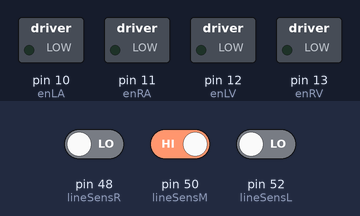
Bench run of a sketch on a simulated Arduino Mega 2560, built with avr-gcc and run on an emulated ATmega2560. Shown: switched loads named in the sketch (green lamp = pin HIGH). Dashed ring = blinking. Inputs (shaded band) come from the test bench; at power-on: pin 48 (lineSensR) LOW, pin 50 (lineSensM) HIGH, pin 52 (lineSensL) LOW.

Above: at 1.2 s.
1.3 s: pin 48 (lineSensR) driven HIGH and pin 50 (lineSensM) driven LOW and pin 52 (lineSensL) driven HIGH
At 1.7 s:
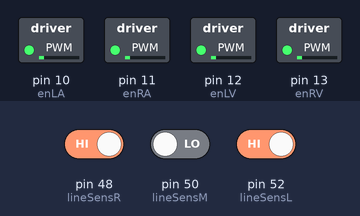
4.3 s: pin 48 (lineSensR) driven LOW
7.0 s: pin 48 (lineSensR) driven HIGH and pin 50 (lineSensM) driven HIGH
At 7.4 s:
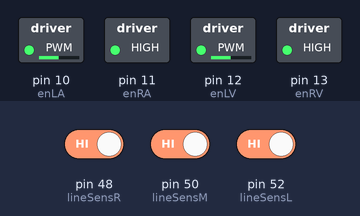
8.5 s: pin 50 (lineSensM) driven LOW
At 9.7 s:
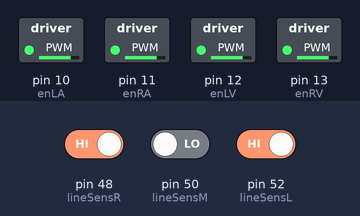
10.0 s: pin 52 (lineSensL) driven LOW
At 10.9 s:
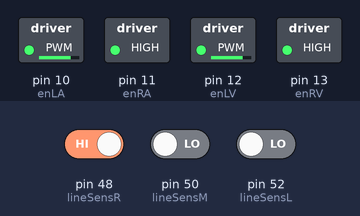
Timing chart, 0 to 12.5 s (numbered marks = the images above; inputs shaded):
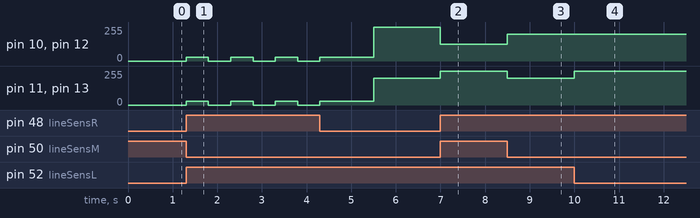

Measured:
- after the input at 1.3 s, pin 10 (enLA), pin 11 (enRA), pin 12 (enLV), pin 13 (enRV): alternates 30/255 for 0.50 s and 0/255 for 0.50 s, starting at once
- after the input at 7.0 s, pin 10 (enLA), pin 12 (enLV): 255/255 → 125/255 at once; pin 11 (enRA), pin 13 (enRV): 200/255 → 255/255 at once
- after the input at 8.5 s, pin 10 (enLA), pin 12 (enLV): 125/255 → 200/255 at once; pin 11 (enRA), pin 13 (enRV): 255/255 → 200/255 at once
- after the input at 10.0 s, pin 11 (enRA), pin 13 (enRV): 200/255 → 255/255 at once

The sketch:

Arduino-Line-Follower.ino
```cpp
/**********RoccoMathijn***********\
**********************************
***************2015***************
**********************************
**********LINE FOLLOWER***********
**********************************
\********************************/

//Motor inputs
int inp1 = 2;
int inp2 = 3;
int inp3 = 4;
int inp4 = 5;
int inp5 = 6;
int inp6 = 7;
int inp7 = 8;
int inp8 = 9;

//Engine PWM  control
int enLA  = 10;
int enRA  = 11;
int enLV  = 12;
int enRV  = 13;

//Line sensor inputs
int lineSensR = 48;
int lineSensM = 50;
int lineSensL = 52;

//PWM for motors on left side and on right side
int speedL;
int speedR;

//Direction of each motor A/B for left side. C/D for motors on right side
int directionA;
int directionB;
int directionC;
int directionD;

int lastState;

int initialize = 1;
void setup() {

Serial.begin(9600);
pinMode(lineSensR, INPUT);
pinMode(lineSensM, INPUT);
pinMode(lineSensL, INPUT);

}

void loop() {

  //Read tracking sensors
int lineSensvalR = digitalRead(lineSensR);
int lineSensvalM = digitalRead(lineSensM);
int lineSensvalL = digitalRead(lineSensL);

//Initialisation:
  while(initialize){
    countdown();
   }

//Set speed (0-255)
speedL = 200;
speedR = 200;

//Line tracking:


  if (lineSensvalL == 1 && lineSensvalM == 0 && lineSensvalR == 1){
  forward();
}
  else if (lineSensvalL == 0 && lineSensvalM == 0 && lineSensvalR == 0){
    forward();
      }
  else if (lineSensvalL == 0 && lineSensvalM == 0 && lineSensvalR == 1){
    softLeft();
    lastState = 1;
      }
  else if (lineSensvalL == 1 && lineSensvalM == 0 && lineSensvalR == 0){
    softRight();
    lastState = 2;
      }
  else if (lineSensvalL == 1 && lineSensvalM == 1 && lineSensvalR == 0){
    mediumRight();
  }
  else if (lineSensvalL == 0 && lineSensvalM == 1 && lineSensvalR == 1){
    mediumLeft();
  }
  else if (lineSensvalL == 1 && lineSensvalM == 1 && lineSensvalR == 1){
        if (lastState == 1){
          while(digitalRead(lineSensM) == 1){
          hardLeft();
          }
        }
        else if (lastState == 2){
          while(digitalRead(lineSensM) == 1){
          hardRight();
          }

        }
    }
  else stopCar();

//Debugging:
//Serial.println(lineSensvalR);
//Serial.println(lineSensvalM);
//Serial.println(lineSensvalL);
//Serial.println(lastState);

}

void forward(){
  wheelsLeft(speedL, 1, 0);
  wheelsRight(speedR, 1, 0);
}

void softLeft(){
  speedR = 255;
  wheelsLeft(speedL, 0, 0);
  wheelsRight(speedR, 1, 0);
}

void softRight(){
  speedL = 255;
  wheelsLeft(speedL, 1, 0);
  wheelsRight(speedR, 0, 0);
}

void mediumLeft(){
    wheelsLeft(speedL, 0, 1);
    wheelsRight(speedR, 1, 0);
}
void mediumRight(){
    wheelsLeft(speedL, 1, 0);
    wheelsRight(speedR, 0, 1);
}

void hardLeft(){
    speedL = 255;
    speedR = 125;
    wheelsLeft(speedL, 0, 1);
    wheelsRight(speedR, 1, 0);
}
void hardRight(){
    speedL = 125;
    speedR = 255;
    wheelsLeft(speedL, 1, 0);
    wheelsRight(speedR, 0, 1);
}

void stopCar(){
    wheelsLeft(speedL, 0, 0);
    wheelsRight(speedR, 0, 0);
}

void countdown(){
  if (digitalRead(lineSensL) == 1 && digitalRead(lineSensM) == 0 && digitalRead(lineSensR) == 1){
    for(int i = 0; i < 3; i++){
    wheelsLeft(30, 1, 0);
    wheelsRight(30, 1, 0);
    delay(500);
    stopCar();
    delay(500);
    }
    wheelsLeft(30, 1, 0);
    wheelsRight(30, 1, 0);
    delay(1200);
    initialize = 0;
   }
    else stopCar();

}

void wheelsLeft(int PWM, int dir1, int dir2)
{
  analogWrite(enLA, PWM);
  analogWrite(enLV, PWM);
  digitalWrite(inp1, dir1);
  digitalWrite(inp2, dir2);
  digitalWrite(inp7, dir2);
  digitalWrite(inp8, dir1);
}

void wheelsRight(int PWM, int dir1, int dir2)
{
  analogWrite(enRA, PWM);
  analogWrite(enRV, PWM);
  digitalWrite(inp3, dir1);
  digitalWrite(inp4, dir2);
  digitalWrite(inp5, dir2);
  digitalWrite(inp6, dir1);
}
```
